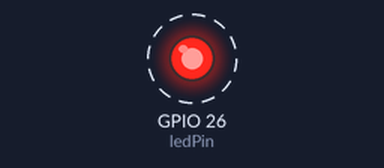
Bench run of a sketch on a simulated ESP32. Shown: output pins drawn as LEDs (lit = HIGH). Dashed ring = blinking.

Above: at 0.5 s.
Timing chart, 0 to 4.6 s (numbered marks = the images above):
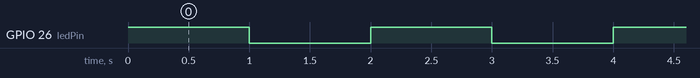

Measured:
- by itself, GPIO 26 (ledPin): alternates HIGH for 1.0 s and LOW for 1.0 s

The sketch:

esp32-led.ino
```cpp
/* ESP32 Led pisca-pisca
*/
int ledPin = 26;  // pino GPIO 26 conectado ao LED

void setup() {
    pinMode(ledPin, OUTPUT);  // Define o pino do LED como saída.
}

void loop() {
    digitalWrite(ledPin, HIGH);
    delay(1000);
    digitalWrite(ledPin, LOW);
    delay(1000);
}
```
